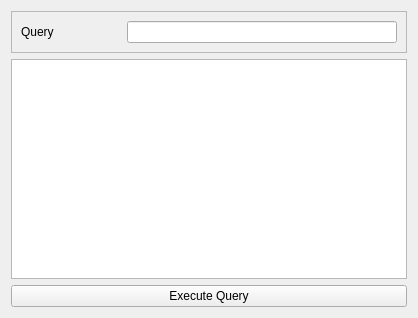
<?xml version="1.0" encoding="UTF-8"?>
<ui version="4.0">
 <class>QueryDataWindow</class>
 <widget class="QWidget" name="QueryDataWindow">
  <property name="geometry">
   <rect>
    <x>0</x>
    <y>0</y>
    <width>418</width>
    <height>318</height>
   </rect>
  </property>
  <property name="minimumSize">
   <size>
    <width>418</width>
    <height>318</height>
   </size>
  </property>
  <property name="maximumSize">
   <size>
    <width>418</width>
    <height>318</height>
   </size>
  </property>
  <property name="windowTitle">
   <string>Form</string>
  </property>
  <layout class="QVBoxLayout" name="verticalLayout">
   <item>
    <widget class="QFrame" name="frame">
     <property name="frameShape">
      <enum>QFrame::StyledPanel</enum>
     </property>
     <property name="frameShadow">
      <enum>QFrame::Raised</enum>
     </property>
     <layout class="QHBoxLayout" name="horizontalLayout">
      <item>
       <widget class="QLabel" name="label">
        <property name="minimumSize">
         <size>
          <width>100</width>
          <height>0</height>
         </size>
        </property>
        <property name="text">
         <string>Query</string>
        </property>
       </widget>
      </item>
      <item>
       <widget class="QLineEdit" name="queryLineEdit"/>
      </item>
     </layout>
    </widget>
   </item>
   <item>
    <widget class="QTableView" name="resultTableView"/>
   </item>
   <item>
    <widget class="QPushButton" name="executeQueryButton">
     <property name="text">
      <string>Execute Query</string>
     </property>
    </widget>
   </item>
  </layout>
 </widget>
 <resources/>
 <connections/>
</ui>
